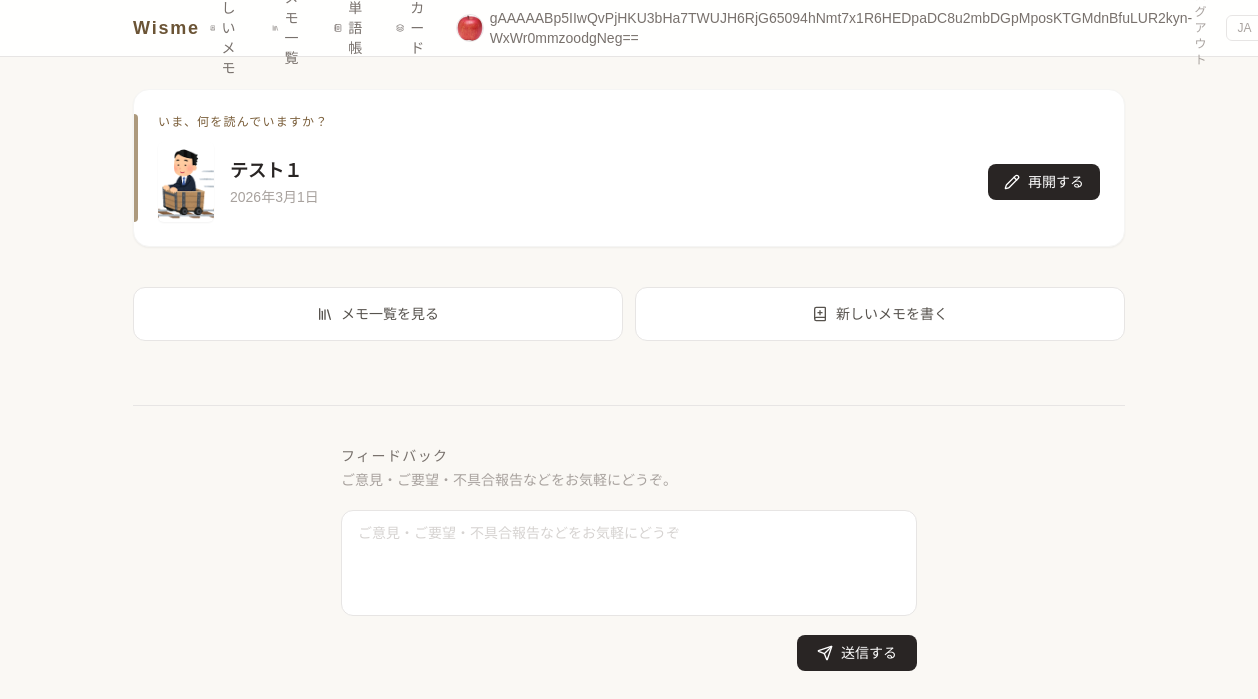
Before: /wisme/ (signed in) with the older database file.
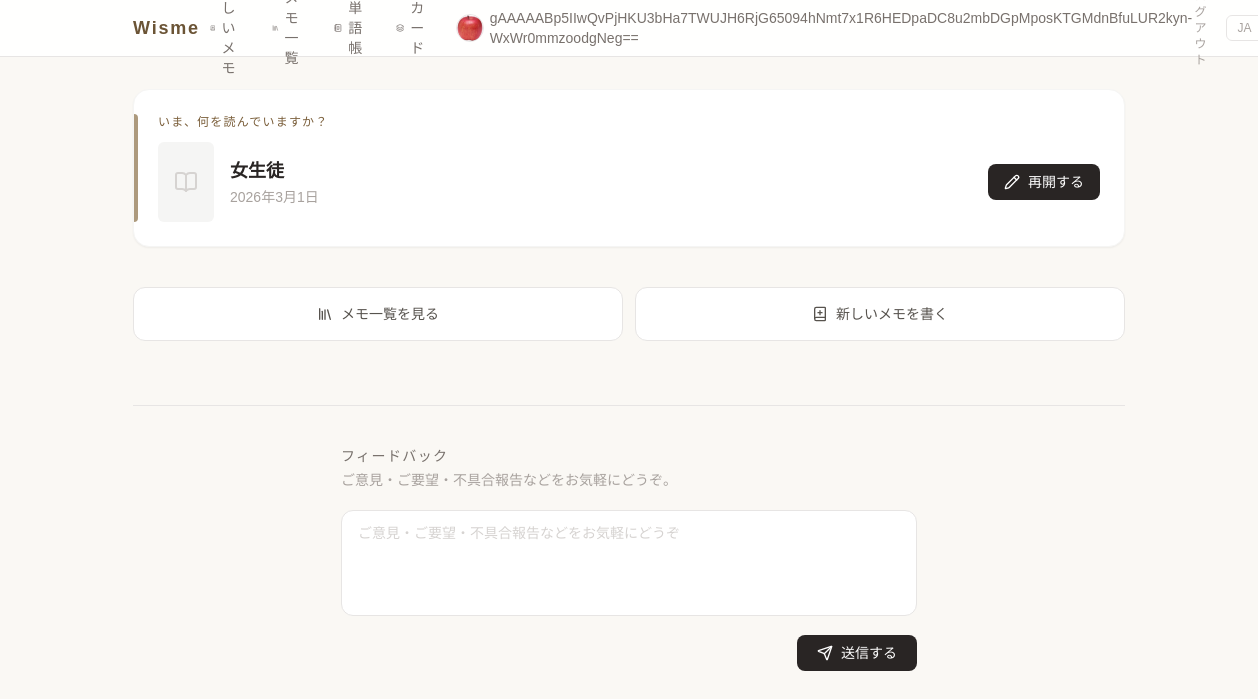
After: the same page with the newer database file.
### wisme/models.py (models this page shows, shortened)
class Page(models.Model):
    id = models.UUIDField(primary_key=True,
                          default = uuid.uuid4,editable=False,verbose_name="Id")
    owner = models.ForeignKey(
        settings.AUTH_USER_MODEL,
        on_delete=models.CASCADE,
        null=True,
        blank=True,
        verbose_name=_("オーナー"),
    )
    title = models.CharField(max_length=100,verbose_name=_("タイトル"))
    thoughts = models.TextField(max_length=1000,blank=True,verbose_name=_("このドキュメントを読んだ感想(空欄可)"))
    page_date = models.DateField(verbose_name=_("日付"))
    picture = models.ImageField(upload_to="wisme/picture/",blank = True,null = True,verbose_name=_("写真"))
    image_url = models.URLField(max_length=500, null=True, blank=True, verbose_name=_("サムネイルURL"))
    created_at = models.DateTimeField(auto_now_add = True,verbose_name=_("作成日時"))
    update_at = models.DateTimeField(auto_now = True,verbose_name=_("更新日時"))

### wisme/views.py (the view)
class IndexView(LoginRequiredMixin, View):
    def get(self, request):
        pages = Page.objects.filter(owner=request.user)
        latest = pages.order_by('-update_at').first()
        ctx = {
            'page_count': pages.count(),
            'latest_page': latest,
            'last_updated_at': latest.update_at.isoformat() if latest else '',
            'feedback_form': FeedbackForm(),
            'feedback_sent': request.GET.get('feedback') == 'sent',
        }
        return render(request, "wisme/index.html", ctx)

### wisme/forms.py
class FeedbackForm(forms.ModelForm):
    class Meta:
        model = Feedback
        fields = ['message']
        widgets = {
            'message': forms.Textarea(attrs={
                'rows': 4,
                'maxlength': 2000,
                'placeholder': _('ご意見・ご要望・不具合報告などをお気軽にどうぞ'),
            }),
        }

### templates/wisme/index.html (shortened to what the changed rows need)
{% extends "base/wisme_base.html" %}
{% load i18n %}
{% block body %}
{% if page_count == 0 %}
<div class="max-w-xl mx-auto text-center py-16">
    <p class="text-4xl mb-6">📖</p>
    <h2 class="text-2xl font-semibold text-stone-800 mb-3">{% trans "Wisme へようこそ" %}</h2>
    <p class="text-stone-500 leading-relaxed mb-8">
        {% trans "読んでいる本のメモを書きながら、" %}<br>
        {% trans "気になった単語をその場で調べて保存できるツールです。" %}<br>
        {% trans "あとで自分のメモを読み返すのが、きっと楽しくなります。" %}
    </p>
    <a href="{% url 'wisme:page_create' %}"
       class="inline-flex items-center gap-2 bg-stone-800 text-white px-6 py-3 rounded-lg hover:bg-stone-700 transition-colors font-medium">
        <i data-lucide="book-plus" class="w-5 h-5"></i>
        {% trans "最初のメモを書く" %}
    </a>
</div>
{% else %}
<div class="space-y-10">
    {% if latest_page %}
    <section class="relative bg-white rounded-2xl shadow-sm border border-stone-100 p-6 overflow-hidden">
        <span class="absolute left-0 top-6 bottom-6 w-1 rounded-r bg-accent-500/70" aria-hidden="true"></span>
        <p class="text-xs text-accent-600 uppercase tracking-widest mb-3 font-medium">{% trans "いま、何を読んでいますか？" %}</p>
        <div class="flex items-center gap-4">
            {% if latest_page.picture %}
            <img src="{{ latest_page.picture.url }}"
                 class="w-14 h-20 object-cover rounded-md shadow-sm shrink-0" alt="{{ latest_page.title }}">
            {% else %}
            <div class="w-14 h-20 bg-stone-100 rounded-md flex items-center justify-center shrink-0">
                <i data-lucide="book-open" class="w-6 h-6 text-stone-300"></i>
            </div>
            {% endif %}
            <div class="flex-1 min-w-0">
                <h2 class="text-lg font-semibold text-stone-800 truncate">{{ latest_page.title }}</h2>
                <p class="text-sm text-stone-400 mt-0.5">{{ latest_page.page_date }}</p>
            </div>
            <a href="{% url 'wisme:page_update' latest_page.id %}"
               class="shrink-0 inline-flex items-center gap-2 bg-stone-800 text-white px-4 py-2 rounded-lg hover:bg-stone-700 transition-colors text-sm font-medium">
                <i data-lucide="pencil" class="w-4 h-4"></i>
                {% trans "再開する" %}
            </a>
        </div>
    </section>
    {% endif %}
</div>
{% endif %}
{% endblock %}

Changed rows visible on the page:
no longer on this page (row unchanged): Page: picture (picture), title "テスト１", page_date "2026年3月1日"
added Page: title "女生徒", page_date "2026年3月1日"
